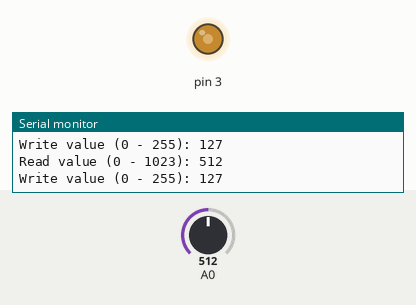
This sketch was run on a simulated Arduino Uno, built with avr-gcc and run on an emulated ATmega328P. On the bench: output pins drawn as LEDs (lit = HIGH), the last lines printed to the serial monitor. The test bench sets the inputs (shaded band); at power-on: A0 = 512.

Above: at 1.2 s.
1.3 s: A0 set to 414
At 2.7 s:
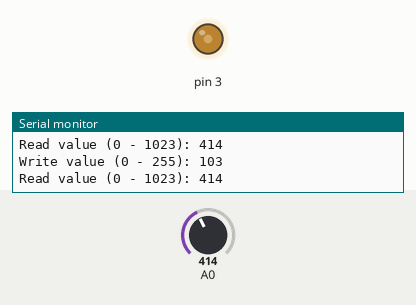
4.3 s: A0 set to 387
At 4.9 s:
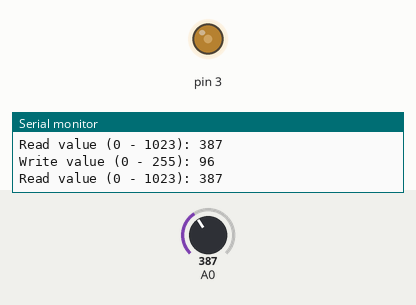
7.3 s: A0 set to 716
At 8.5 s:
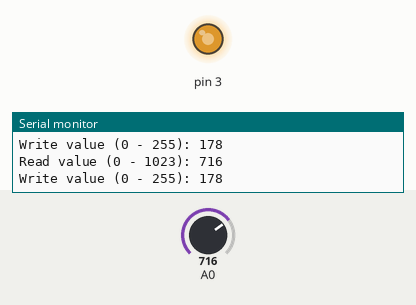
8.8 s: A0 set to 981
At 10.0 s:
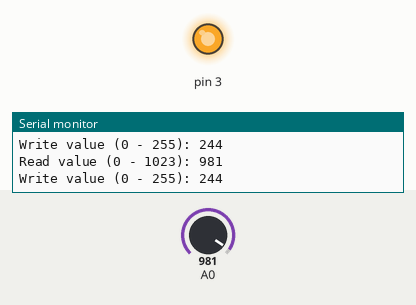
10.3 s: A0 set to 1008
At 10.8 s:
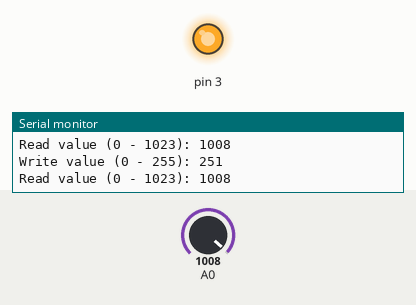
13.3 s: A0 set to 122
At 13.9 s:
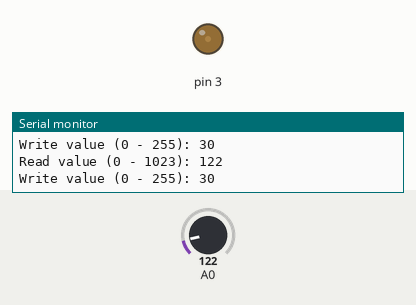
Timing chart, 0 to 15.8 s (numbered marks = the images above; inputs shaded):
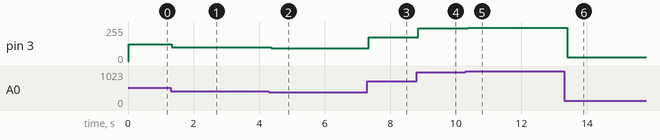

Measured:
- after the input at 1.3 s, pin 3: 127/255 → 103/255 at once
- after the input at 4.3 s, pin 3: 103/255 → 96/255 after 0.07 s
- after the input at 7.3 s, pin 3: 96/255 → 178/255 at once
- after the input at 8.8 s, pin 3: 178/255 → 244/255 after 0.06 s
- after the input at 10.3 s, pin 3: 244/255 → 251/255 after 0.07 s
- after the input at 13.3 s, pin 3: 251/255 → 30/255 after 0.09 s

The sketch:

Lab_3_Pot.ino
```cpp
void setup() {
  // put your setup code here, to run once:
  pinMode(A0, INPUT);
  pinMode(3, OUTPUT);
  Serial.begin(9600);
}

void loop() {
  // put your main code here, to run repeatedly:
  int readVal = analogRead(A0);
  delay(5);

  Serial.print("Read value (0 - 1023): ");
  Serial.println(readVal);
  delay(5);

  int writeVal = map(readVal, 0, 1023, 0, 255);
  delay(5);

  Serial.print("Write value (0 - 255): ");
  Serial.println(writeVal);
  delay(5);

  analogWrite(3, writeVal);
  delay(20);
}
```
